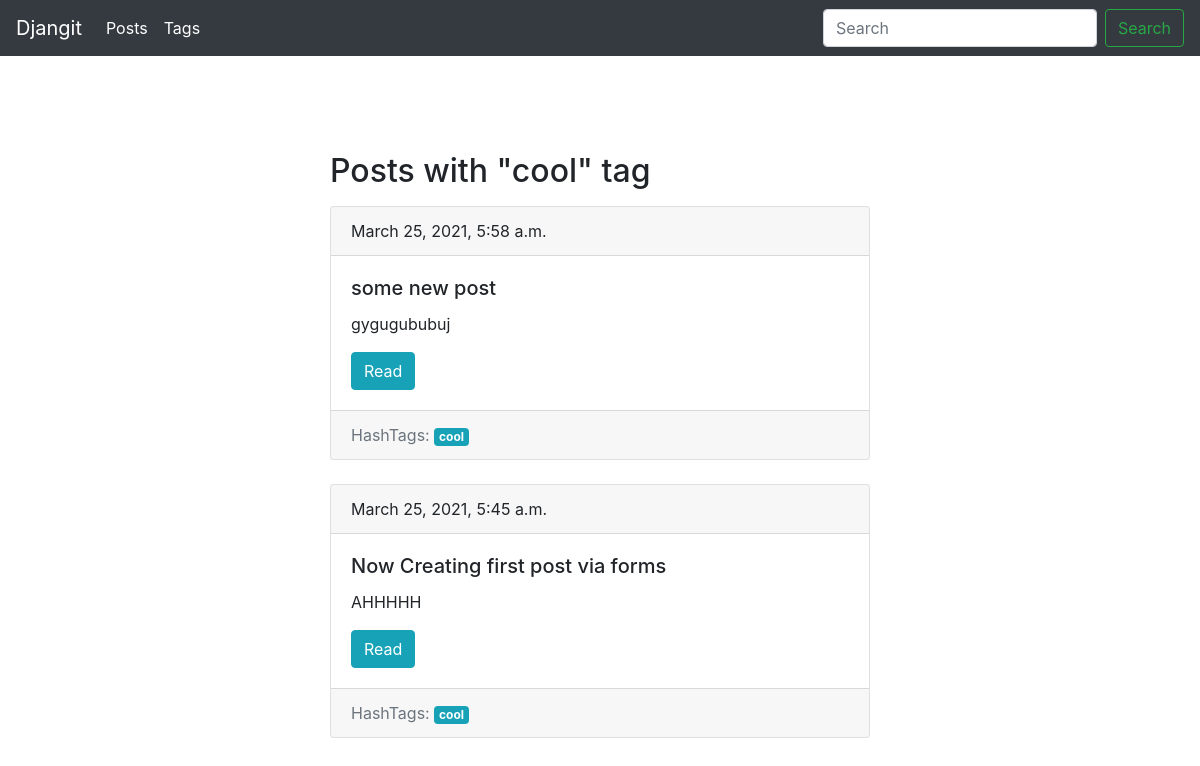
The app's page /blog/tag/cool/, older data.
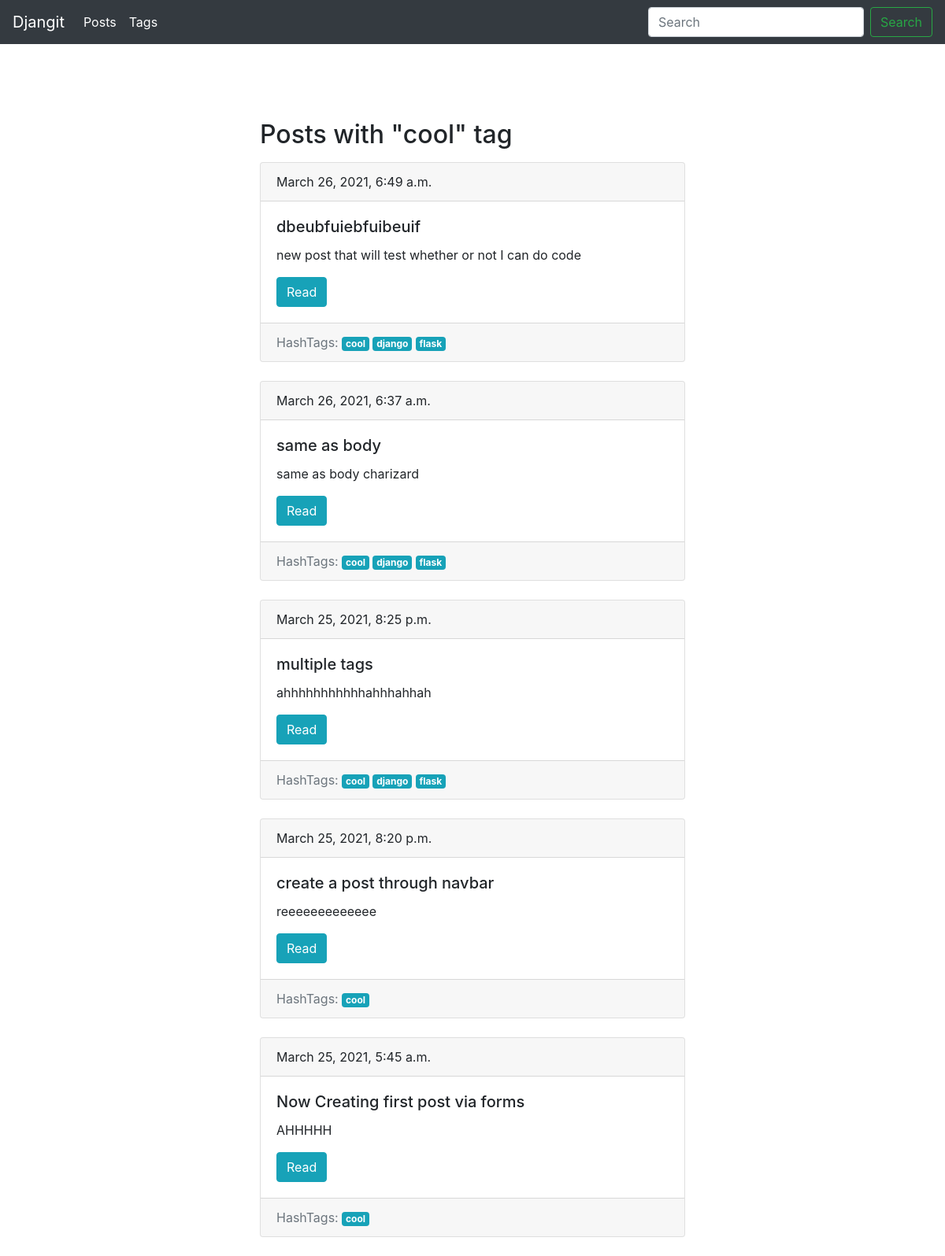
The same page, newer data.
### blog/models.py (models this page shows, shortened)
class Tag(models.Model):
    title = models.CharField(max_length=150)
    slug = models.SlugField(max_length=150, unique=True)
    def get_absolute_url(self):
        return reverse("tag_detail_url", kwargs={"slug": self.slug})
    class Meta:
        ordering = ['title']

class Post(models.Model):
    title = models.CharField(max_length=150, db_index=True)
    slug = models.SlugField(max_length=200, unique=True, blank=True)
    body = models.TextField(blank=True, db_index=True)
    date_pub = models.DateTimeField(auto_now_add=True)
    tags = models.ManyToManyField('Tag', blank=True, related_name='posts')
    def get_absolute_url(self):
        return reverse("post_detail_url", kwargs={"slug": self.slug})
    class Meta:
        ordering = ['-date_pub']

### blog/views.py (the view)
# urls.py: path('tag/<str:slug>/', TagDetail.as_view(), name='tag_detail_url'),
class TagDetail(DetailObjectMixin, View):
    model = Tag
    template = 'blog/tag_detail.html'

### blog/utils.py (called while the page is built)
    def get(self, request, slug):
        obj = get_object_or_404(self.model, slug__iexact=slug)
        return render(request, self.template, context={self.model.__name__.lower(): obj,
        'admin_object': obj})

### blog/templates/blog/tag_detail.html (shortened to what this page needs)
{% extends 'blog/base_blog.html' %}
{% block content %}
    <h2 class="mt-5 mb-3">
        Posts with "{{tag.title}}" tag
    </h2>
    {% for post in tag.posts.all %}
        {% include 'blog/includes/post_card_template.html'%}
    {% endfor %}
{% endblock  %}

### blog/templates/blog/base_blog.html (shortened to what this page needs)
{% extends 'base.html' %}

### templates/base.html (shortened to what this page needs)
{% load static %}
<!DOCTYPE html>
<html lang="en">
<head>
    <link rel="stylesheet" href="https://stackpath.bootstrapcdn.com/bootstrap/4.4.1/css/bootstrap.min.css">
    <link rel="stylesheet" href="{% static 'css/styles.css' %}">
</head>
<body>
    <nav class="navbar navbar-expand-lg navbar-dark bg-dark">
        <a class="navbar-brand" href="#">Djangit</a>
        <div class="collapse navbar-collapse" id="navbarSupportedContent">
            <ul class="navbar-nav mr-auto">
                <li class="nav-item active">
                    <a class="nav-link" href="{% url 'posts_list_url' %}">Posts</a>
                </li>
                <li class="nav-item active">
                    <a class="nav-link" href="{% url 'tags_list_url' %}">Tags</a>
                </li>
            </ul>
            <form class="form-inline my-2 my-lg-0" action="{% url 'posts_list_url'%}">
                <input class="form-control mr-sm-2" type="search" placeholder="Search" aria-label="Search" name="search">
                <button class="btn btn-outline-success my-2 my-sm-0" type="submit">Search</button>
            </form>
        </div>
    </nav>
    <div class="container mt-5">
        <div class="row">
            <div class="col-6 offset-md-3">
                {% block content %}
                {% endblock  %}
            </div>
        </div>
    </div>
</body>
</html>

### blog/templates/blog/includes/post_card_template.html
<div class="card mb-4">
    <div class="card-header">
        {{post.date_pub}}
    </div>
    <div class="card-body">
        <h5 class="card-title">{{post.title}}</h5>
        <p class="card-text">{{post.body | truncatewords:15}}</p>
        <a href="{{ post.get_absolute_url }}" class="btn btn-info">Read</a>
    </div>
    <div class="card-footer text-muted">
        HashTags:
        {% for tag in post.tags.all %}
            <a href="{{ tag.get_absolute_url }}">
                <span class="badge badge-info">{{ tag.title }}</span>
            </a>
        {% endfor %}
    </div>
</div>

Row changes from the older to the newer data that the page shows:
removed Post: date_pub "March 25, 2021, 5:58 a.m.", title "some new post", body "gygugububuj", Tag (title "cool")
added Post: date_pub "March 26, 2021, 6:49 a.m.", title "dbeubfuiebfuibeuif", body "new post that will test whether or not I can do code", Tag (title "cool")
now on this page (row unchanged): Tag: title "django"
now on this page (row unchanged): Tag: title "flask"
added Post: date_pub "March 26, 2021, 6:37 a.m.", title "same as body", body "same as body charizard", Tag (title "cool")
added Post: date_pub "March 25, 2021, 8:25 p.m.", title "multiple tags", body "ahhhhhhhhhhhahhhahhah", Tag (title "cool")
added Post: date_pub "March 25, 2021, 8:20 p.m.", title "create a post through navbar", body "reeeeeeeeeeeee", Tag (title "cool")
